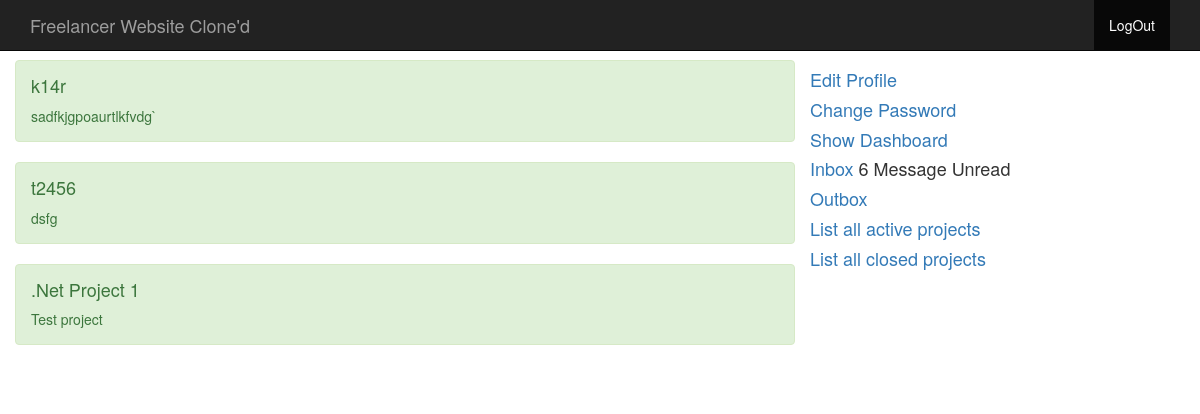
Screenshot of /dashboard/list-closed-project.php (signed in) with the database file from the repository.
### tables this page shows
CREATE TABLE IF NOT EXISTS `project` (
  `id` int(11) NOT NULL AUTO_INCREMENT,
  `catid` text NOT NULL,
  `userid` int(11) NOT NULL,
  `title` text NOT NULL,
  `description` text,
  `budget` text,
  `timeframe` varchar(200) NOT NULL,
  `date` datetime NOT NULL,
  `status` enum('0','1') NOT NULL,
  PRIMARY KEY (`id`)
);

### classes/dashboard-loader.php (called while the page is built, shortened)
<?php
include __DIR__ . '/../config.php';
include_once 'DisplayUserInfo.class.php';
include_once 'ProjectView.class.php';
$project_view = new ProjectView();
include('db_func.php');
?>

### classes/DisplayUserInfo.class.php (called while the page is built, shortened)
<?php
class DisplayUserInfo {
	public function getUserDetailFromSession($emailid) {
		global $dblink;
		$query = "SELECT * FROM user WHERE username='$emailid' OR email='$emailid'";
		$result = $dblink->query($query);
		foreach ($result as $keyvalue){
			return $keyvalue;
		}
	}
}
?>

### classes/ProjectView.class.php (called while the page is built, shortened)
<?php
class ProjectView {
	public function completedProjectDetailofUser($userid, $from, $to){
		global $dblink;
		$v = $dblink->prepare("SELECT * FROM project WHERE userid=? AND status='1' ORDER BY id DESC LIMIT ?,?");
		$v->bind_param("iii", $userid, $from, $to);
		$v->execute();
		$data = get_result($v);
		return $data;
	}
}
?>

### classes/db_func.php (called while the page is built)
<?php
function get_result( $Statement ) {
    $RESULT = array();
    $Statement->store_result();
    for ( $i = 0; $i < $Statement->num_rows; $i++ ) {
        $Metadata = $Statement->result_metadata();
        $PARAMS = array();
        while ( $Field = $Metadata->fetch_field() ) {
            $PARAMS[] = &$RESULT[ $i ][ $Field->name ];
        }
        call_user_func_array( array( $Statement, 'bind_result' ), $PARAMS );
        $Statement->fetch();
    }
    return $RESULT;
}
?>

### dashboard/list-closed-project.php (the view, shortened to what this page needs)
<?php
include 'header.php';
?>
<div class="container">
	<div class="row">
		<div class="col-md-8">
<?php
$userid = $display_user_info->getUserDetailFromSession($_SESSION['username']);
$userid = $display_user_info->getUserId($userid['id']);
$num_rec_per_page=5;
if (isset($_GET["page"])) { $page  = $_GET["page"]; } else { $page=1; };
$start_from = ($page-1) * $num_rec_per_page;
$list = $project_view->completedprojectDetailofUser($userid,$start_from, $num_rec_per_page);
foreach($list as $array){
	?>
	<div class="row alert alert-success">
		<h4><?php echo $array['title']; ?></h4>
		<p><?php echo $array['description']; ?></p>
	</div>
	<?php
		}
?>
		</div>
		<?php include 'sidebar.php'; ?>
	</div>
	<div class="col-md-8">
	</div>
	<div class="col-md-4"></div>
	<div class="col-md-12">&nbsp;</div>
</div>
<?php
include 'footer.php';
?>

### css/style.css (style rules this page uses)
body { padding-top: 60px; }

### rows the page displays
project: title "k14r", description "sadfkjgpoaurtlkfvdg`"
project: title "t2456", description "dsfg"
project: title ".Net Project 1", description "Test project"

### other values shown
$websiteConfig->getConfigValue('title') "Freelancer Website Clone'd"
$message_class->countUnreadmessage($userid) "6"
